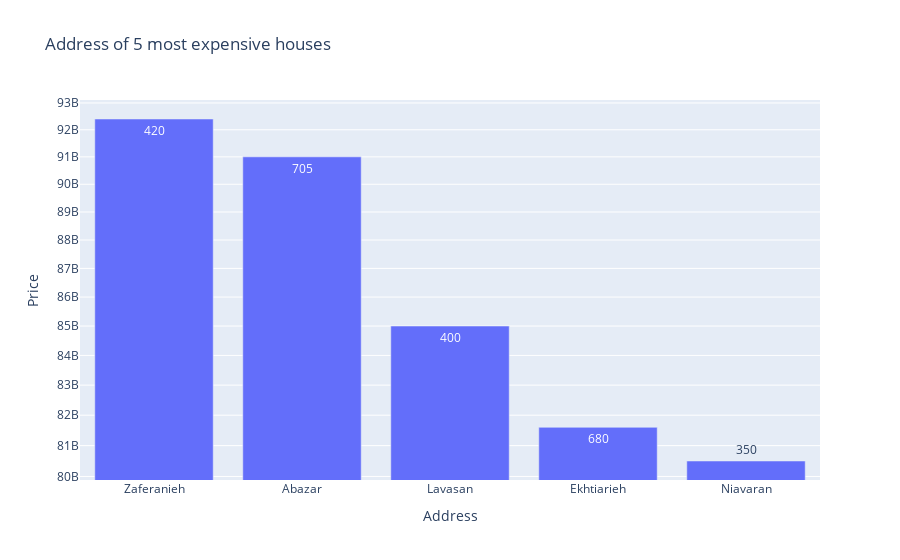

The notebook cell saved with this chart:
### Code cell
fig = px.bar(df ,x='Address' , y='Price',
            title='Address of 5 most expensive houses',
            labels= {'Price':'Price' , 'Address':'Address'},
            hover_data={'Area':True , 'Price': ':.2e'},
            text='Area'
             )


fig.update_layout(xaxis_title='Address',
                  yaxis_title='Price',
                  yaxis_type='log',
                  uniformtext_minsize=8,
                  )


fig.show()

### Figure 1 — Plotly figure (JSON) as saved in the notebook; plotly's stock layout.template omitted (floating-point values rounded to 4 significant figures)
{"data": [{"alignmentgroup": "True", "customdata": [[420], [705], [400], [680], [350]], "hovertemplate": "Address=%{x}<br>Price=%{y:.2e}<br>Area=%{customdata[0]}<extra></extra>", "legendgroup": "", "marker": {"color": "#636efa", "pattern": {"shape": ""}}, "name": "", "offsetgroup": "", "orientation": "v", "showlegend": false, "text": [420, 705, 400, 680, 350], "textposition": "auto", "type": "bar", "x": ["Zaferanieh", "Abazar", "Lavasan", "Ekhtiarieh", "Niavaran"], "xaxis": "x", "y": [92400000000, 91000000000, 85000000000, 81600000000, 80500000000], "yaxis": "y"}], "layout": {"barmode": "relative", "legend": {"tracegroupgap": 0}, "title": {"text": "Address of 5 most expensive houses"}, "uniformtext": {"minsize": 8}, "xaxis": {"anchor": "y", "domain": [0, 1], "title": {"text": "Address"}}, "yaxis": {"anchor": "x", "domain": [0, 1], "title": {"text": "Price"}, "type": "log"}}}
